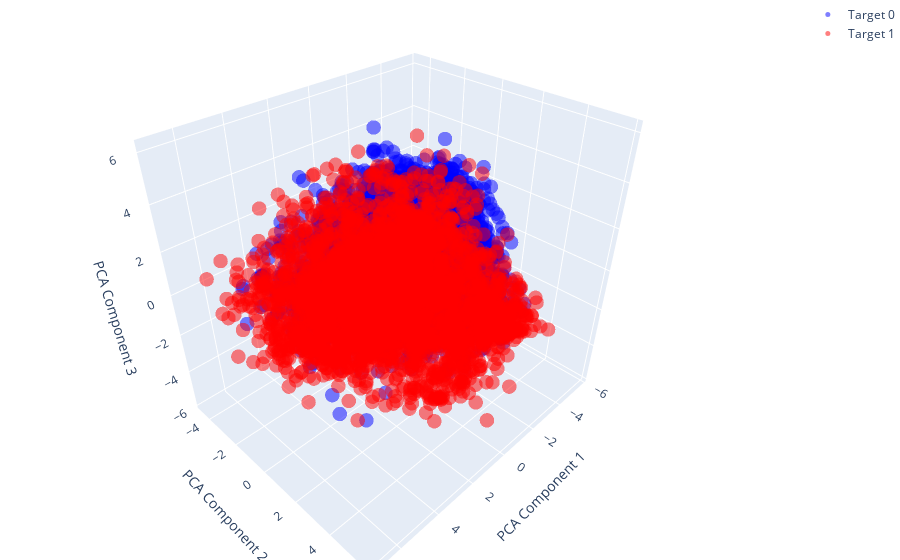

Notebook source saved alongside this figure:
### Code cell
fig = go.Figure()

# Add points for target == 0
fig.add_trace(go.Scatter3d(
    x=embeddings_pca_3d[df_train['target'] == 0, 0],
    y=embeddings_pca_3d[df_train['target'] == 0, 1],
    z=embeddings_pca_3d[df_train['target'] == 0, 2],
    mode='markers',
    marker=dict(size=5, color='blue', opacity=0.5),
    name='Target 0'
))

# Add points for target == 1
fig.add_trace(go.Scatter3d(
    x=embeddings_pca_3d[df_train['target'] == 1, 0],
    y=embeddings_pca_3d[df_train['target'] == 1, 1],
    z=embeddings_pca_3d[df_train['target'] == 1, 2],
    mode='markers',
    marker=dict(size=5, color='red', opacity=0.5),
    name='Target 1'
))

# Update the layout
fig.update_layout(
    margin=dict(l=0, r=0, b=0, t=0),
    scene=dict(
        xaxis_title='PCA Component 1',
        yaxis_title='PCA Component 2',
        zaxis_title='PCA Component 3'
    )
)

fig.show()

### Figure 1 — Plotly figure (JSON) as saved in the notebook; plotly's stock layout.template omitted (floating-point values rounded to 4 significant figures; data arrays with more than 128 entries replaced by an {"elided": "..."} marker saying what was removed)
{"data": [{"marker": {"color": "blue", "opacity": 0.5, "size": 5}, "mode": "markers", "name": "Target 0", "type": "scatter3d", "x": {"elided": "4342 float values"}, "y": {"elided": "4342 float values"}, "z": {"elided": "4342 float values"}}, {"marker": {"color": "red", "opacity": 0.5, "size": 5}, "mode": "markers", "name": "Target 1", "type": "scatter3d", "x": {"elided": "3271 float values"}, "y": {"elided": "3271 float values"}, "z": {"elided": "3271 float values"}}], "layout": {"margin": {"b": 0, "l": 0, "r": 0, "t": 0}, "scene": {"xaxis": {"title": {"text": "PCA Component 1"}}, "yaxis": {"title": {"text": "PCA Component 2"}}, "zaxis": {"title": {"text": "PCA Component 3"}}}}}
